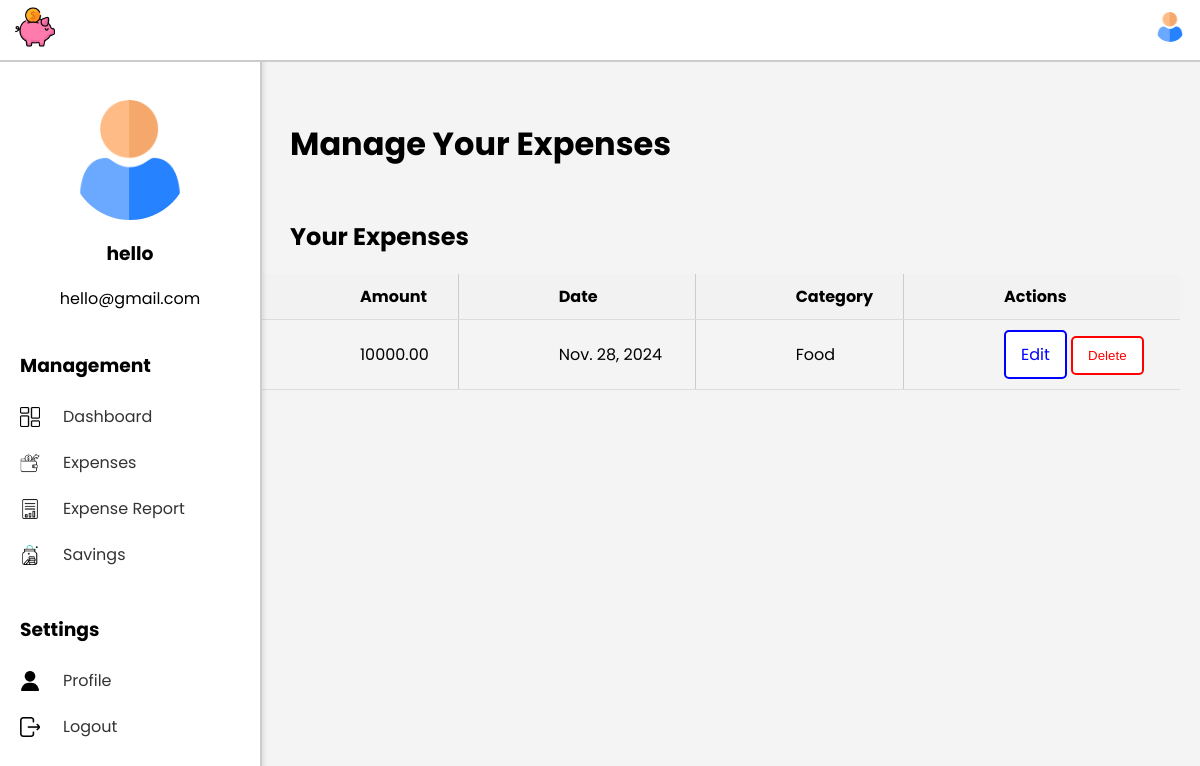
/ExpenseSystem/manage_expense/ (signed in), run on the app's committed database.
### ExpenseSystem/models.py (models this page shows, shortened)
class Expense(models.Model):
    amount = models.DecimalField(max_digits=10, decimal_places=2)
    date = models.DateField()
    category = models.ForeignKey(Category, on_delete=models.CASCADE)
    user = models.ForeignKey(User, on_delete=models.CASCADE)
    description = models.TextField(null=True, blank=True)  # Add the description field

class Category(models.Model):
    name = models.CharField(max_length=255)

### ExpenseSystem/views.py (the view)
# urls.py: path('manage_expense/', views.manage_expense, name='manage_expense'),
@login_required
def manage_expense(request):
    expenses = Expense.objects.all()
    return render(request, 'manage_expense.html', {'expenses': expenses})

### ExpenseSystem/templates/manage_expense.html (shortened to what this page needs)
<!DOCTYPE html>
<html lang="en">
<head>
    {% load static %}
    <link rel="stylesheet" href="{% static 'manageexpense.css' %}">
</head>
<body>
    {% include 'navbar.html' %}
    {% include 'sidebar.html' %}
    <div class="main-dashboard">
        <div class="header">
            <h1>Manage Your Expenses</h1>
        </div>
        <div class="expense-list background-box">
            <h2>Your Expenses</h2>
            <table>
                <thead>
                    <tr>
                        <th>Amount</th>
                        <th>Date</th>
                        <th>Category</th>
                        <th>Actions</th>
                    </tr>
                </thead>
                <tbody>
                    {% for expense in expenses %}
                    <tr>
                        <td>{{ expense.amount }}</td>
                        <td>{{ expense.date }}</td>
                        <td>{{ expense.category.name }}</td>
                        <td>
                            <a href="{% url 'edit_expense' expense.id %}" class="btn btn-edit">Edit</a>
                            <form method="POST" action="{% url 'delete_expense' expense.id %}" style="display:inline;">
                                <button type="submit" class="btn btn-delete">Delete</button>
                            </form>
                        </td>
                    </tr>
                    {% empty %}
                    <tr>
                        <td colspan="4">No expenses recorded.</td>
                    </tr>
                    {% endfor %}
                </tbody>
            </table>
        </div>
    </div>
</body>
</html>

### ExpenseSystem/templates/sidebar.html
{% load static %}
<div class="sidebar">
    <div class="profile-section">
        <link rel="stylesheet" href="{% static 'sidebar.css' %}">
        <img src="{% static 'default_profile.png' %}" alt="Profile Picture" />
        <h3>{{ user.username }}</h3>
        <p>{{ user.email }}</p>
    </div>
    <div class="management-section">
        <h3>Management</h3>
        <ul>
            <li class="{% if request.resolver_match.url_name == 'dashboard' %}active{% endif %}">
                <img src="{% static 'dashboard.png' %}" alt="Dashboard Icon" class="sidebar-icon">
                <a href="{% url 'dashboard' %}">Dashboard</a>
            </li>
            <li class="{% if request.resolver_match.url_name == 'add_expense' %}active{% endif %}">
                <img src="{% static 'expenses.png' %}" alt="Add Expenses Icon" class="sidebar-icon">
                <a href="{% url 'add_expense' %}">Expenses</a>
            </li>
            <li class="{% if request.resolver_match.url_name == 'expense_report' %}active{% endif %}">
                <img src="{% static 'add_report.png' %}" alt="Expense Report Icon" class="sidebar-icon">
                <a href="{% url 'expense_report' %}">Expense Report</a>
            </li>
            <li class="{% if request.resolver_match.url_name == 'savings' %}active{% endif %}">
                <img src="{% static 'add_savings.png' %}" alt="Savings Icon" class="sidebar-icon">
                <a href="{% url 'savings_dashboard' %}">Savings</a>
            </li>
        </ul>
    </div>
    <div class="settings-section">
        <h3>Settings</h3>
        <ul>
            <li class="{% if request.resolver_match.url_name == 'user_profile' %}active{% endif %}">
                <img src="{% static 'user.png' %}" alt="User Icon" class="sidebar-icon">
                <a href="{% url 'user_profile' %}">Profile</a>
            </li>
            <li><img src="{% static 'exit.png' %}" alt="Logout Icon" class="sidebar-icon">
                <a href="{% url 'logout' %}" class="btn btn-secondary">Logout</a></li>
        </ul>
    </div>
</div>

### ExpenseSystem/static/manageexpense.css (style rules this page uses)
body { font-family: Poppins, sans-serif; background-color: #f4f4f4; margin: 0; padding: 0; }
.main-dashboard { margin-left: 240px; padding: 20px; }
.header { display: flex; justify-content: space-between; align-items: center; margin-bottom: 30px; }
.header h1 { font-size: 2em; margin-left: 30px; margin-top: 100px; }
.expense-list h2 { margin-left: 30px; }
table { width: 100%; border-collapse: collapse; }
th, td { padding: 10px; padding-left: 100px; text-align: left; border-bottom: 1px solid #ddd; }
th { background-color: #f2f2f2; border-right: 1px solid #ccc; }
td { border-right: 1px solid #ccc; }
th:last-child, td:last-child { border-right: none; }
.btn-edit { border: 2px solid blue; background-color: white; color: blue; padding: 10px 15px; text-decoration: none; border-radius: 5px; cursor: pointer; display: inline-block; }
.btn-delete { border: 2px solid red; background-color: white; color: red; padding: 10px 15px; text-decoration: none; border-radius: 5px; cursor: pointer; display: inline-block; }

### ExpenseSystem/static/sidebar.css (style rules this page uses)
.sidebar { width: 220px; background-color: #ffffff; position: fixed; height: 100%; box-shadow: 2px 0 5px rgba(0,0,0,0.1); padding: 20px; overflow: hidden; margin-top: 60px; border-right: 2px solid #ccc; }
.profile-section { text-align: center; margin-top: 20px; }
.profile-section img { border-radius: 50%; width: 120px; height: 120px; display: block; margin: 0 auto; }
.management-section, .settings-section { margin-top: 40px; }
.management-section h3, .settings-section h3 { margin-bottom: 10px; }
.management-section ul, .settings-section ul { list-style-type: none; padding: 0; }
.management-section li, .settings-section li { display: flex; align-items: center; margin: 5px 0; }
.sidebar-icon { width: 20px; height: 20px; margin-right: 15px; margin-top: 5px; margin-bottom: 5px; vertical-align: middle; }
.management-section li a, .settings-section li a { text-decoration: none; color: #333; padding: 8px; display: block; }

### data on the page
Expense: amount "10000.00", date "Nov. 28, 2024", category.name "Food"

### other printed values
{{ user.username }} "hello"
{{ user.email }} "hello@gmail.com"
